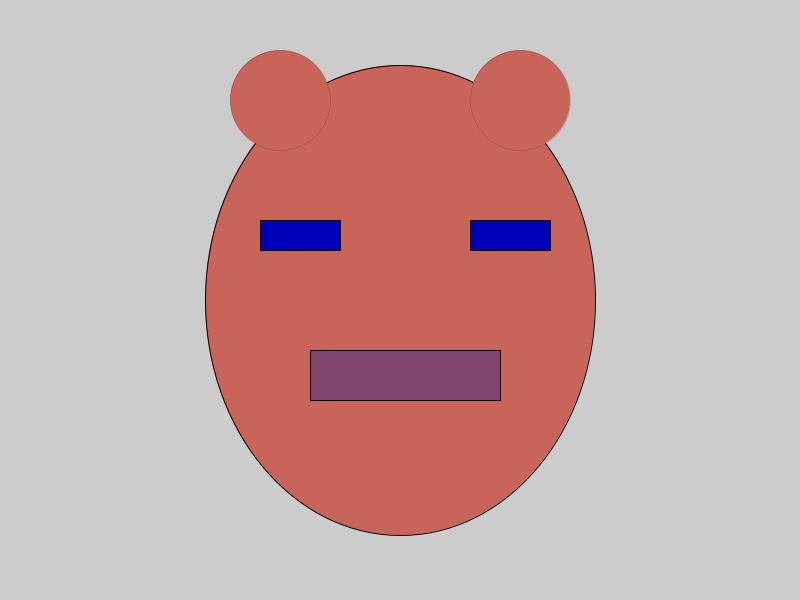
Frame 1 (no input)
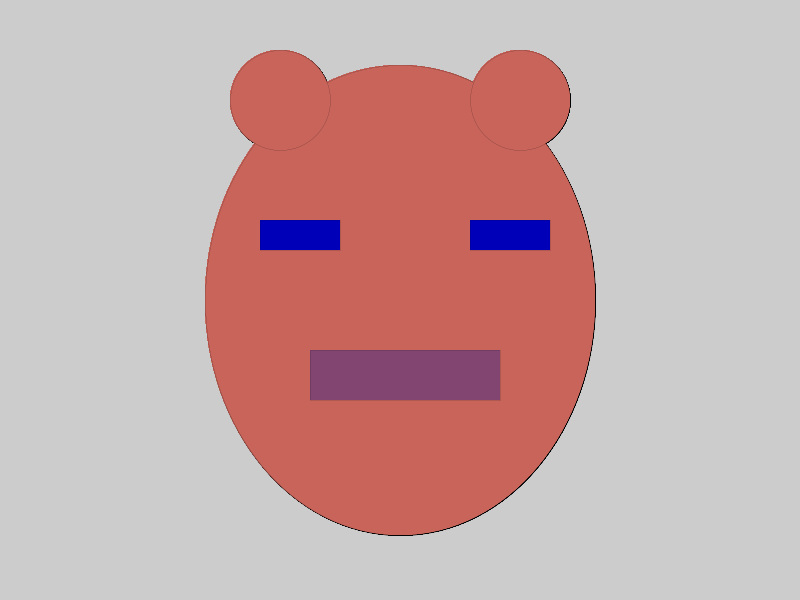
Frame 60 (the mouse pressed at the canvas centre just before this capture)
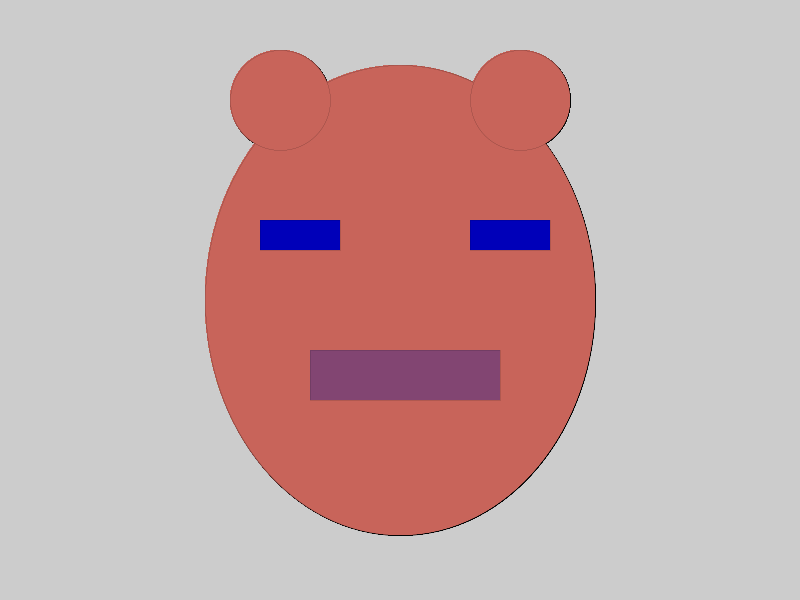
Frame 120 (the mouse held since frame 60 and released just before this capture)

The Processing sketch that drew these frames (run headless with seeded random() and noise(); from frame 60 on, the mouse is pressed at the canvas centre):

// Processing sketch: processing_168660
// ── processing_168660.pde

void setup(){
size(800,600);
}
void draw(){
//contorn cara
fill(200,100,90);
ellipse(400,300,390,470);
//ulls
fill(0,0,185);
rectMode(CORNERS);
rect(260,220,340,250);
rect(470,220,550,250);
//boca
fill(20,20,150,100);
rect(310,350,500,400);
//orelles
strokeWeight(0);
fill(200,100,90);
ellipse(280,100,100,100);
ellipse(520,100,100,100);
//cella

}
